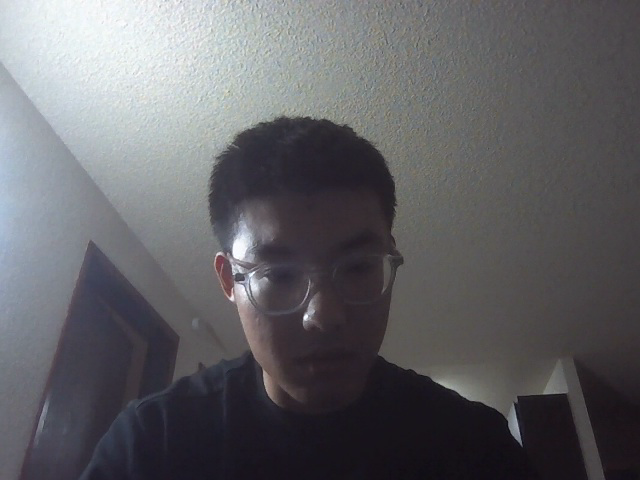
//> input picture frame 3 of project1/output/outcpp.avi, 640 x 480 px, given in place of the camera
$ ./vidDisplay_original   (built with g++ and OpenCV 4)
//> lines starting //> are read from the running program, lines starting //| are printed output that depends on the picture
### project1/src/filter.hpp
//
//  filter.hpp
//  project1
//
//  Created by Yizhou Li on 1/2/23.
//

#ifndef filter_hpp
#define filter_hpp

#include <stdio.h>
#include <opencv2/core.hpp>

int greyscale( cv::Mat &src, cv::Mat &dst );
int blur5x5( cv::Mat &src, cv::Mat &dst );
int sobelX3x3( cv::Mat &src, cv::Mat &dst );
int sobelY3x3( cv::Mat &src, cv::Mat &dst );
int magnitude( cv::Mat &sx, cv::Mat &sy, cv::Mat &dst );
int blurQuantize( cv::Mat &src, cv::Mat &dst, int levels );
int cartoon( cv::Mat &src, cv::Mat &dst, int levels, int magThreshold );
int changeBrightness(cv::Mat &src, cv::Mat&dst);
int trackBar(cv::Mat &src, cv::Mat&dst);

#endif /* filter_hpp */

### project1/src/filter.cpp
//
//  filter.cpp
//  project1
//
//  Created by Yizhou Li on 1/2/23.
//

#include <iostream>
#include "filter.hpp"
#include <opencv2/core.hpp>
#include <opencv2/highgui.hpp>
#include <opencv2/imgproc.hpp>

using namespace std;
using namespace cv;

// [14 lines left out: function greyscale, not called in this run]

int blur5x5(Mat &src, Mat &dst) {
    int filter[] = {1, 2, 4, 2, 1};

    // first pass, filter the imaage horizontally
    for(int i = 0; i < src.rows; i++) {
        for(int j = 0; j < src.cols; j++) {
            cv::Vec3b dstPixel = dst.at<Vec3b>(i, j);
            auto bVal = 0, gVal = 0, rVal = 0, fNum = 10;
            for (int k = -2; k < 3; k++) {
                if (i + k == -2 || i + k == src.rows + 1) {
                    fNum = 7;
                } else if (i + k == -1 || i + k == src.rows) {
                    fNum = 9;
                } else {
                    bVal += src.at<Vec3b>(i + k, j)[0] * filter[k + 2];
                    gVal += src.at<Vec3b>(i + k, j)[1] * filter[k + 2];
                    rVal += src.at<Vec3b>(i + k, j)[2] * filter[k + 2];
                }
            }
            dstPixel[0] = bVal / fNum;
            dstPixel[1] = gVal / fNum;
            dstPixel[2] = rVal / fNum;
        }
    }

    // second pass, filter the imaage vertically
    for(int i = 0; i < src.rows; i++) {
        for(int j = 0; j < src.cols; j++) {
            Vec3b dstPixel = dst.at<Vec3b>(i, j);
            auto bVal = 0, gVal = 0, rVal = 0, fNum = 10;
            for (int k = -2; k < 3; k++) {
                if (j + k == -2 || j + k == src.cols + 1) {
                    fNum = 7;
                } else if (j + k == -1 || j + k == src.cols) {
                    fNum = 9;
                } else {
                    bVal += src.at<Vec3b>(i, j + k)[0] * filter[k + 2];
                    gVal += src.at<Vec3b>(i, j + k)[1] * filter[k + 2];
                    rVal += src.at<Vec3b>(i, j + k)[2] * filter[k + 2];
                }
            }
            dstPixel[0] = bVal / fNum;
            dstPixel[1] = gVal / fNum;
            dstPixel[2] = rVal / fNum;
        }
    }

    return 0;
}

void sobelHelper(Mat &src, Mat &dst, int H[3], int V[3], int norms[2]) {
    Mat mid = Mat::zeros(src.rows, src.cols, CV_16SC3);

    // horizontol
    for(int i = 0; i < src.rows; i++){
        for(int j = 0; j < src.cols; j++){
            if(i < 1 || i > src.rows - 2 || j < 1 || j > src.cols - 2){
                mid.at<Vec3s>(i, j) = src.at<Vec3b>(i, j);
            } else {
                for(int chl = 0; chl < 3; chl++){
                    int temp = 0;
                    for(int k = 0; k < 3; k++){
                        temp += src.at<Vec3b>(i, j + k - 1)[chl] * H[k];
                    }
                    mid.at<Vec3s>(i, j)[chl] = temp / norms[0];
                }
            }
        }
    }

    // vertical
    for(int j = 0; j < src.cols; j++){
        for(int i = 0; i < src.rows; i++){
            if(i < 1 || i > src.rows - 2 || j < 1 || j > src.cols - 2){
                dst.at<Vec3s>(i, j) = mid.at<Vec3b>(i, j);
            } else {
                for(int chl = 0; chl < 3; chl++){
                    int temp = 0;
                    for(int k = 0; k < 3; k++){
                        temp += mid.at<Vec3s>(i + k - 1, j)[chl] * V[k];
                    }
                    dst.at<Vec3s>(i, j)[chl] = temp / norms[1];
                }
            }
        }
    }
}

// [7 lines left out: function sobelX3x3, not called in this run]

int sobelY3x3(Mat &src, Mat &dst) {
    int H[3] = {1, 0, -1};
    int V[3] = {1, 2, 1};
    int norms[2] = {1, 4};
    sobelHelper(src, dst, H, V, norms);
    return 0;
}

// [61 lines left out: functions magnitude, blurQuantize, cartoon, changeBrightness, not called in this run]

int alpha_slider = 0;
int alpha_slider_max = 100;
Mat trackBarSrc, trackBarDst;
bool isTrackBarGenrated = false;

// [19 lines left out: functions on_trackbar, trackBar, not called in this run]

### project1/src/vidDisplay_original.cpp
#include <iostream> // for standard I/O
#include <string> // for strings
#include <opencv2/opencv.hpp>
#include <stdio.h>
#include "filter.hpp"

using namespace std;
using namespace cv;

int main(int argc, char *argv[]) {
    cv::VideoCapture *capdev;

    // open the video device
    capdev = new cv::VideoCapture(0);
    if( !capdev->isOpened() ) {
            printf("Unable to open video device\n");
            return(-1);
    }

    // get some properties of the image
    cv::Size refS( (int) capdev->get(cv::CAP_PROP_FRAME_WIDTH ),
                    (int) capdev->get(cv::CAP_PROP_FRAME_HEIGHT));
    printf("Expected size: %d %d\n", refS.width, refS.height);

    cv::namedWindow("Video", 1); // identifies a window
    cv::Mat frame;

    char lastKey = 's';
    string filePrefix = "./output/";
    // bool isS

    VideoWriter* videoWriter = nullptr;

    for(;;) {
        *capdev >> frame; // get a new frame from the camera, treat as a stream
//> frame is the input picture: 480 rows x 640 cols, CV_8UC3; mean B, G, R 100.8, 97.2, 97.7
//> the key 'g' is pressed
//> the key 'b' is pressed
        if( frame.empty() ) {
            printf("frame is empty\n");
            break;
        }
        // cv::imshow("Video", frame);
        // continue;

        cv::Mat dst = frame.clone();

        // see if there is a waiting keystroke
        char key = cv::waitKey(10);
//> the key 'y' is pressed

        if (key == -1) {
            key = lastKey;
        }

        if( key == 'q') {
            break;
        } else if (key == 's') {
            cv::imwrite("test.png", frame); // TBD: error handling
        } else if (key == 'g') {
            cvtColor(frame, dst, COLOR_RGB2GRAY);
            imwrite(filePrefix + "part3_generated_image.png", dst);
            setWindowTitle("Video", "Grayscale Mode by Opencv");
            lastKey = 'g';
        } else if (key == 'h') {
            greyscale(frame, dst);
            imwrite(filePrefix + "part4_generated_image.png", dst);
            setWindowTitle("Video", "Grayscale Mode by Me");
            lastKey = 'h';
        } else if (key == 'b') {
            blur5x5(frame, dst);
            imwrite(filePrefix + "part5_generated_image.png", dst);
            setWindowTitle("Video", "Blurry Mode by Me");
            lastKey = 'b';
        } else if (key == 'x') {
            dst = Mat::zeros(frame.rows, frame.cols, CV_16SC3);
            sobelX3x3(frame, dst);
            convertScaleAbs(dst, dst);
            imwrite(filePrefix + "part6_generated_imageX.png", dst);
            setWindowTitle("Video", "Sobel-X Filter Mode by Me");
            lastKey = 'x';
        } else if (key == 'y') {
            dst = Mat::zeros(frame.rows, frame.cols, CV_16SC3);
            sobelY3x3(frame, dst);
//> after the loop in sobelHelper, `for(int i = 0; i < src.rows; i++)`:
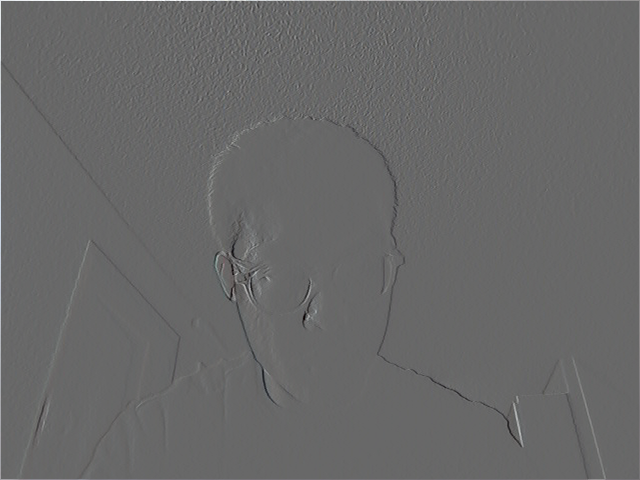
//> mid: 480 rows x 640 cols, CV_16SC3; mean B, G, R 1.1, 1.1, 1; drawn with min black and max white
            convertScaleAbs(dst, dst);
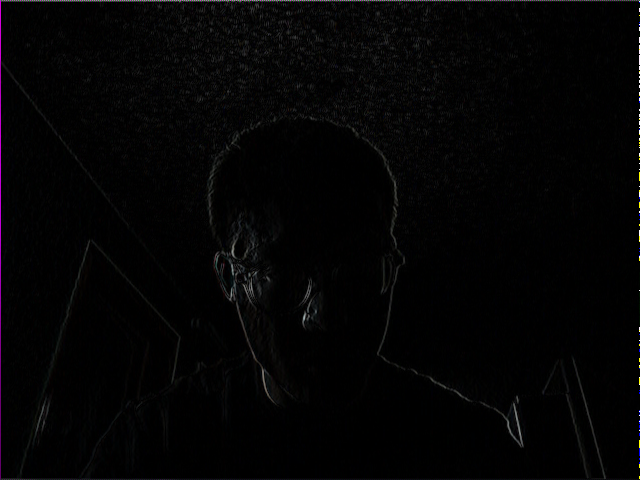
//> dst: 480 rows x 640 cols, CV_8UC3; mean B, G, R 3.8, 3.5, 3.7
//> the 'q' key is pressed
            imwrite(filePrefix + "part6_generated_imageY.png", dst);
            setWindowTitle("Video", "Sobel-Y Filter Mode by Me");
            lastKey = 'y';
        } else if (key == 'm') {
            Mat sobel_filtered_Ximage = Mat::zeros(frame.rows, frame.cols, CV_16SC3);
            Mat sobel_filtered_Yimage = Mat::zeros(frame.rows, frame.cols, CV_16SC3);

            sobelX3x3(frame, sobel_filtered_Ximage);
            sobelY3x3(frame, sobel_filtered_Yimage);

            magnitude(sobel_filtered_Ximage, sobel_filtered_Yimage, dst);
            imwrite(filePrefix + "part7_generated_image.png", dst);
            setWindowTitle("Video", "Magnitude Filter Mode by Me");
            lastKey = 'm';
        } else if (key == 'i') {
            blurQuantize(frame, dst, 15);
            imwrite(filePrefix + "part8_generated_image.png", dst);
            setWindowTitle("Video", "Blur and Quantinized Filter Mode by Me");
            lastKey = 'i';
        } else if (key == 'c') {
            cartoon(frame, dst, 15, 15);
            imwrite(filePrefix + "part9_generated_image.png", dst);
            setWindowTitle("Video", "Cartoonized Filter Mode by Me");
            lastKey = 'c';
        } else if(key == 'p') {
            changeBrightness(frame, dst);
            imwrite(filePrefix + "part10_generated_image.png", dst);
            setWindowTitle("Video", "Extra brightness Mode by Me");
            lastKey = 'p';
        }  else if(key == 'e') {
            trackBar(frame, dst);
            imwrite(filePrefix + "part11_generated_image.png", dst);
            setWindowTitle("Video", "Extension Adding Trackbar to Video");
            lastKey = 'e';
        } else if (key == 'v') {
            videoWriter = new VideoWriter(filePrefix + "outcpp.avi", cv::VideoWriter::fourcc('M','J','P','G'), 10, Size(refS.width, refS.height));
        }

        if (videoWriter != nullptr) {
            videoWriter -> write(dst);
        }
        cv::imshow("Video", dst);
    }

    if (videoWriter) {
        videoWriter -> release();
    }
    delete capdev;
    return(0);
}

$ run again, starting later in the video
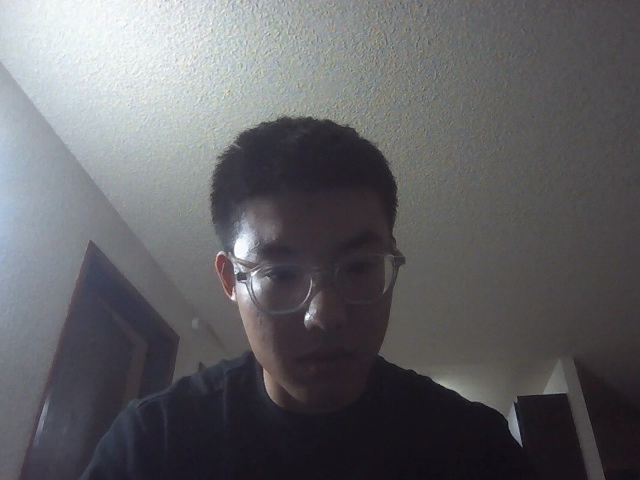
//> input picture frame 14 of project1/output/outcpp.avi, 640 x 480 px, given in place of the camera
//> frame is the input picture: 480 rows x 640 cols, CV_8UC3; mean B, G, R 100.9, 97.2, 97.8
//> `convertScaleAbs(dst, dst);`:
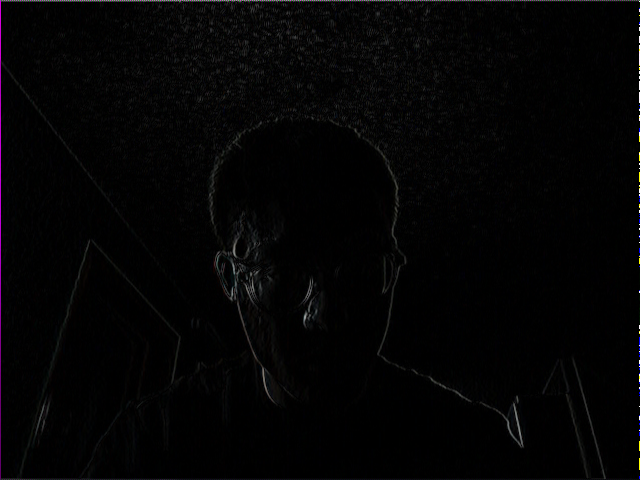
//> dst: 480 rows x 640 cols, CV_8UC3; mean B, G, R 3.9, 3.5, 3.7

$ run again, starting later in the video
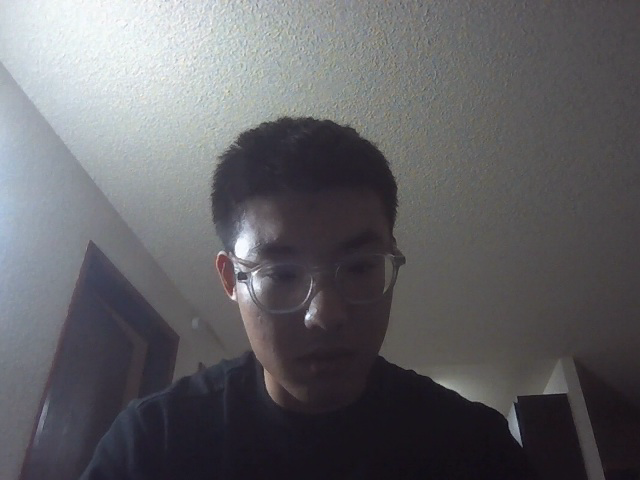
//> input picture frame 25 of project1/output/outcpp.avi, 640 x 480 px, given in place of the camera
//> frame is the input picture: 480 rows x 640 cols, CV_8UC3; mean B, G, R 100.9, 97.3, 97.9
//> `convertScaleAbs(dst, dst);`:
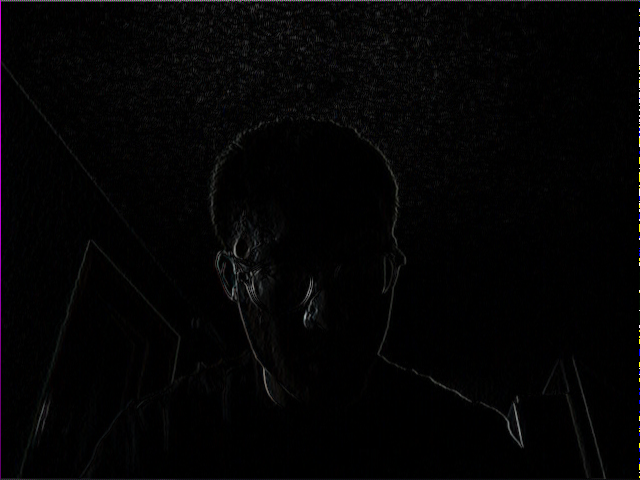
//> dst: 480 rows x 640 cols, CV_8UC3; mean B, G, R 3.9, 3.5, 3.8
